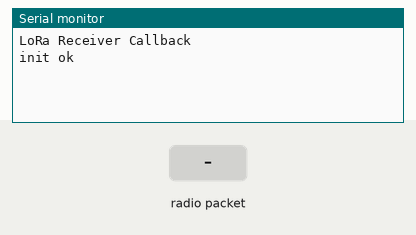
A sketch run on a simulated ESP32. Shown: the last lines printed to the serial monitor. The test bench sets the inputs (shaded band). No radio packets arrive unless stated.

Above: at 2.7 s.
2.8 s: radio packet "1" arrives
At 3.6 s:
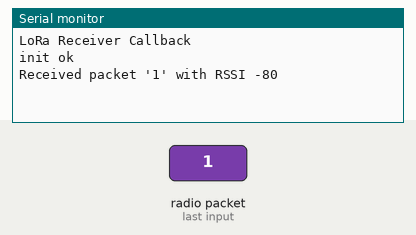
4.3 s: radio packet "0" arrives
At 4.7 s:
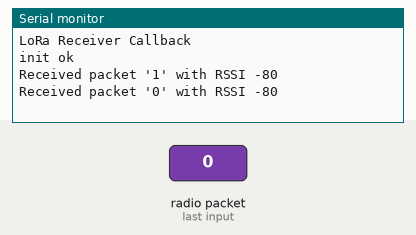
5.8 s: radio packet "2" arrives
At 7.1 s:
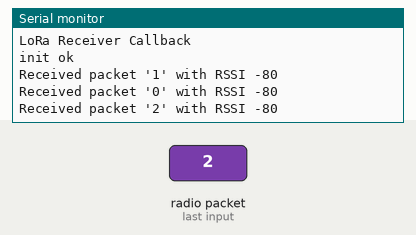

The sketch:

single_Rx.ino
```cpp
/*
  Based on code from:
  https://github.com/HelTecAutomation/Heltec_ESP32/blob/master/examples/LoRa/LoRaReceiver/LoRaReceiver.ino
  https://github.com/LilyGO/TTGO-T-Beam/blob/master/OLED_LoRa_Receive/OLED_LoRa_Receive.ino
*/

#include <SPI.h>
#include <LoRa.h>
#include <Wire.h>

#define SCK     5    // GPIO5  -- SX1278's SCK
#define MISO    19   // GPIO19 -- SX1278's MISO
#define MOSI    27   // GPIO27 -- SX1278's MOSI
#define SS      18   // GPIO18 -- SX1278's CS
#define RST     14   // GPIO14 -- SX1278's RESET
#define DI0     26   // GPIO26 -- SX1278's IRQ(Interrupt Request)
#define BAND    868E6

String rssi = "RSSI --";
String packSize = "--";
String packet ;


/*
void loraData(){
  Serial.println(rssi);
}


void cbk(int packetSize) {
  packet ="";
  packSize = String(packetSize,DEC);
  for (int i = 0; i < packetSize; i++) { packet += (char) LoRa.read(); }
  rssi = "RSSI " + String(LoRa.packetRssi(), DEC) ;
  loraData();
}
*/

void setup() {


  Serial.begin(115200);
  while (!Serial);
  Serial.println();
  Serial.println("LoRa Receiver Callback");
  SPI.begin(SCK,MISO,MOSI,SS);
  LoRa.setPins(SS,RST,DI0);
  if (!LoRa.begin(868E6)) {
    Serial.println("Starting LoRa failed!");
    while (1);
  }
  //LoRa.onReceive(cbk);
  LoRa.receive();
  Serial.println("init ok");

  delay(1500);
}

void loop() {
  LoRa.setSpreadingFactor(8);
  int packetSize = LoRa.parsePacket();
  if (packetSize) {
    // received a packet
    Serial.print("Received packet '");
    // read packet
    while (LoRa.available()) {
      Serial.print((char)LoRa.read());
    }
    // print RSSI of packet
    Serial.print("' with RSSI ");
    Serial.println(LoRa.packetRssi());
    }
}
```

Measured:
- after the input at 2.8 s, the serial monitor: prints a new line at once (image 1)
- after the input at 4.3 s, the serial monitor: prints a new line at once (image 2)
- after the input at 5.8 s, the serial monitor: prints a new line at once (image 3)
